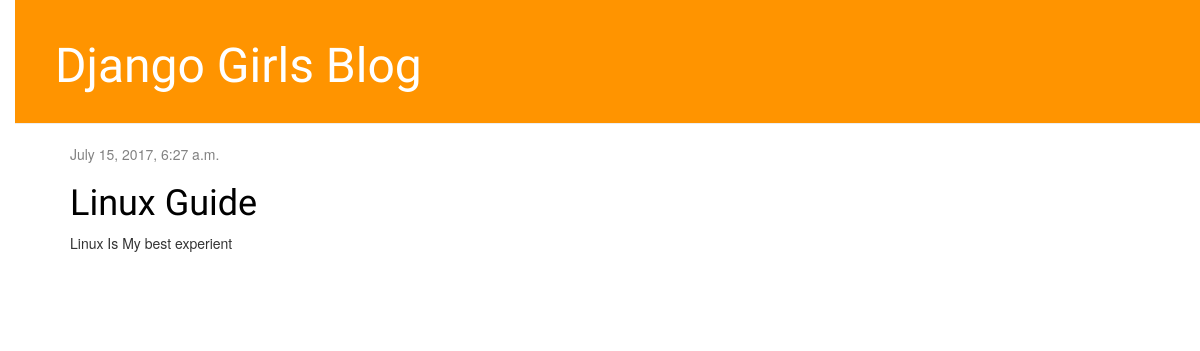
Before: / with the older database file.
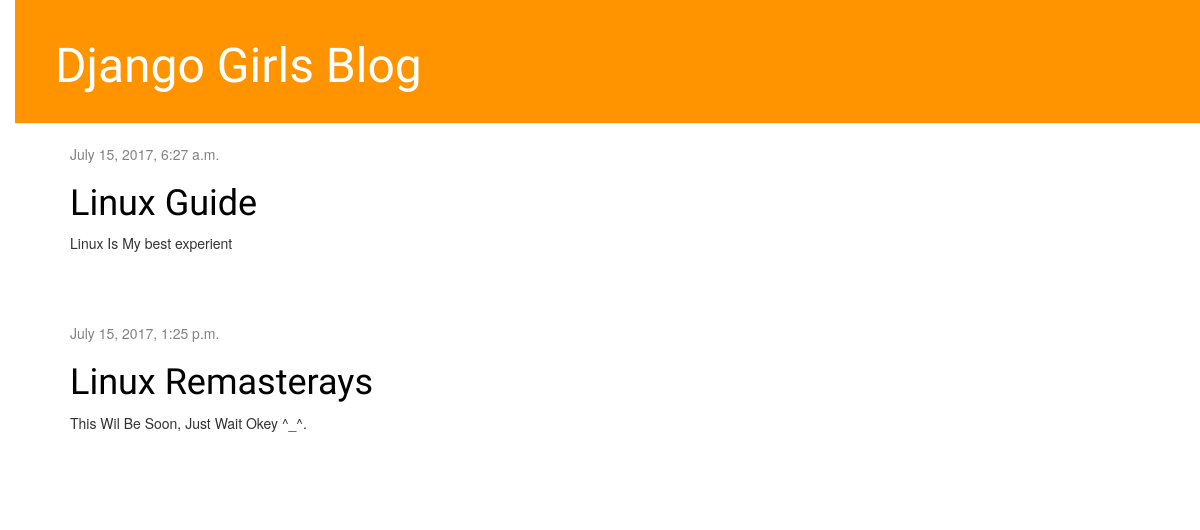
After: the same page with the newer database file.
### blog/models.py (models this page shows, shortened)
class Post(models.Model):
    author = models.ForeignKey('auth.User')
    title = models.CharField(max_length=200)
    text = models.TextField()
    created_date = models.DateTimeField(
            default=timezone.now)
    published_date = models.DateTimeField(
            blank=True, null=True)

### blog/views.py (the view)
# urls.py: url(r'^$', views.post_list, name='post_list'),
def post_list(request):
    posts = Post.objects.filter(published_date__lte=timezone.now()).order_by('published_date')
    return render(request, 'blog/post_list.html', {'posts': posts})

### blog/templates/blog/post_list.html
{% extends 'blog/base.html' %}
{% block content %}
    {% for post in posts %}
        <div class="post">
            <div class="date">
                {{ post.published_date }}
            </div>
            <h1><a href="{% url 'post_detail' pk=post.pk %}">{{ post.title }}</a></h1>
            <p>{{ post.text|linebreaksbr }}</p>
        </div>
    {% endfor %}
{% endblock content %}

### blog/templates/blog/base.html (shortened to what this page needs)
{% load staticfiles %}
<!DOCTYPE html>
<html lang="en">
    <head>
        <link rel="stylesheet" href="//maxcdn.bootstrapcdn.com/bootstrap/3.2.0/css/bootstrap.min.css">
        <link rel="stylesheet" href="//maxcdn.bootstrapcdn.com/bootstrap/3.2.0/css/bootstrap-theme.min.css">
        <link rel="stylesheet" href="{% static 'css/blog.css' %}">
    </head>
    <body>
        <div class="page-header">
            <h1><a href="/">Django Girls Blog</a></h1>
        </div>
        <div class="content container">
            <div class="row">
                <div class="col-md-8">
                {% block content %}{% endblock %}
                </div>
            </div>
        </div>
    </body>
</html>

### blog/static/css/blog.css (style rules this page uses)
h1 a { color: #FCA205; font-family: 'Lobster'; }
body { padding-left: 15px; }
.page-header { background-color: #ff9400; margin-top: 0; padding: 20px 20px 20px 40px; }
.page-header h1, .page-header h1 a, .page-header h1 a:visited, .page-header h1 a:active { color: #ffffff; font-size: 36pt; text-decoration: none; }
.content { margin-left: 40px; }
h1, h2, h3, h4 { font-family: 'Lobster', cursive; }
.date { color: #828282; }
.post { margin-bottom: 70px; }
.post h1 a, .post h1 a:visited { color: #000000; }

Changed rows visible on the page:
added Post: published_date "July 15, 2017, 1:25 p.m.", title "Linux Remasterays", text "This Wil Be Soon, Just Wait Okey ^_^."
